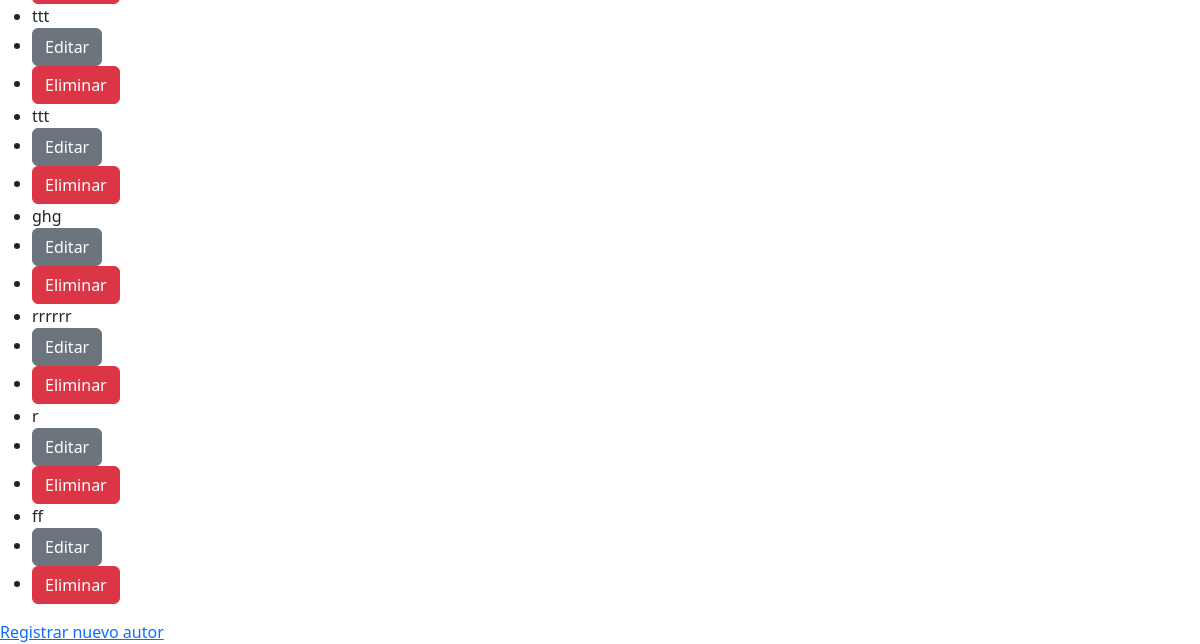
Before: /autor/ (lower part) with the older database file.
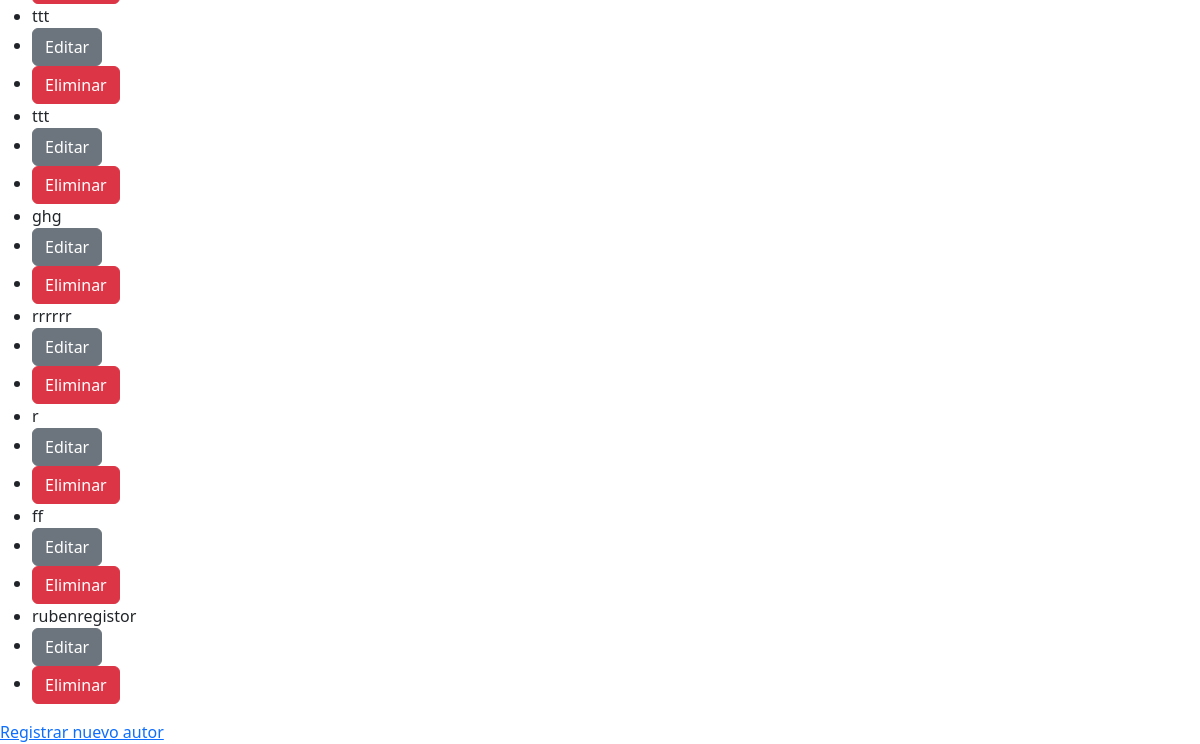
After: the same page with the newer database file.
### core/models.py (models this page shows, shortened)
class Author (models.Model):
    name = models.CharField(verbose_name='Nombre',  # etiqueta dentro de la tabla
                            max_length=100,
                            default=''
                            )
    last_name = models.CharField(verbose_name='Apellido',
                                 max_length=150,
                                 default='')
    age = models.PositiveSmallIntegerField(verbose_name='Edad',
                                           )

### core/views.py (the view)
# urls.py: path('autor/',autor_list),
def autor_list(request):
    autor = Author.objects.all()
    return render(request, 'core/autor.html', {'authors': autor})

### templates/core/autor.html (shortened to what this page needs)
{% extends 'core/index.html' %}
{% block content %}
    <ul>
        {% for aut in authors %}
            <li>{{ aut.name }}</li>
            <li><a class="btn btn-secondary" href="/update-autor/{{aut.id}}">Editar</a></li>
            <li><a class="btn btn-danger" href="/delete-autor/{{aut.id}}">Eliminar</a></li>
        {% endfor %}
    </ul>
<div><a href="/new-autor/">Registrar nuevo autor</a></div>
{% endblock content %}

Changed rows visible on the page:
added Author: name "rubenregistor"
